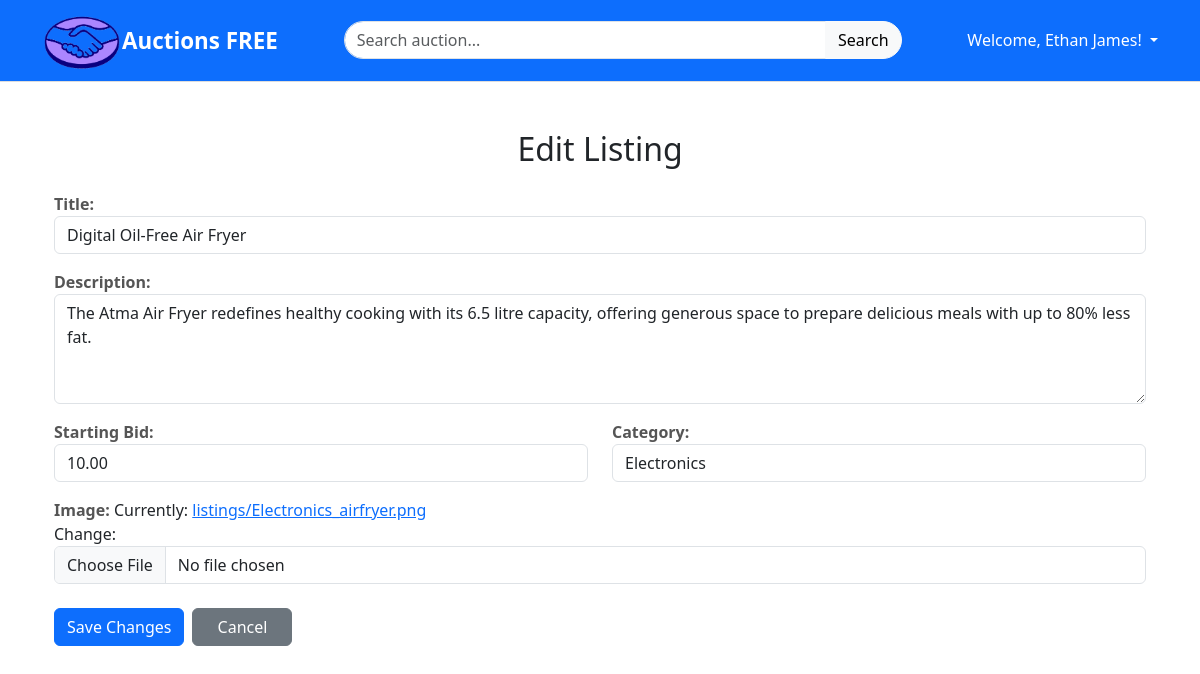
Page /listing/4/edit (signed in) on the committed database.
### auctions/models.py (models this page shows, shortened)
class User(AbstractUser):
    pass  # Additional fields can be added here in the future.

class AuctionListing(models.Model):
    title = models.CharField(max_length=100)  # Title of the auction listing
    description = models.TextField()  # Description of the auction listing
    starting_bid = models.DecimalField(max_digits=10, decimal_places=2)  # Starting bid amount
    current_bid = models.DecimalField(max_digits=10, decimal_places=2, null=True, blank=True)  # Current bid amount (optional)
    image = models.ImageField(upload_to='listings/', blank=False, null=False)
    category = models.ForeignKey(Category, on_delete=models.CASCADE, null=True, blank=True)  # Category of the listing (optional)
    active = models.BooleanField(default=True)  # Indicates if the listing is active
    owner = models.ForeignKey(User, on_delete=models.CASCADE, related_name="listings")  # Owner of the listing
    created_at = models.DateTimeField(auto_now_add=True)  # Timestamp for when the listing was created
    watchers = models.ManyToManyField(User, related_name="watchlist", blank=True)  # Users who are watching this listing
    winner = models.ForeignKey(User, null=True, blank=True, on_delete=models.SET_NULL, related_name='won_auctions')  # User who won the auction

### auctions/views.py (the view)
# urls.py: path("listing/<int:listing_id>/edit", views.edit_listing, name="edit_listing"),
@login_required
def edit_listing(request, listing_id):
    listing = get_object_or_404(AuctionListing, pk=listing_id)
    if request.user != listing.owner:
        return HttpResponseRedirect(reverse('listing_detail', args=[listing_id]))
    if request.method == "POST":
        form = AuctionListingForm(request.POST, instance=listing)
        if form.is_valid():
            form.save()
            return redirect('listing_detail', listing_id=listing.id)
    else:
        form = AuctionListingForm(instance=listing)
    return render(request, 'auctions/edit_listing.html', {'form': form, 'listing': listing})

### auctions/forms.py (shortened to what this page needs)
class AuctionListingForm(forms.ModelForm):
    class Meta:
        model = AuctionListing  # Specifies the model to use for this form
        fields = ['title', 'description', 'starting_bid', 'image', 'category']  # Fields to include in the form
        labels = {  # Labels for the form fields
            'title': 'Title',
            'description': 'Description',
            'starting_bid': 'Starting Bid',
            'image': 'Image',
            'category': 'Category',
        }
        widgets = {  # Customizes the widgets for the form fields
            'description': forms.Textarea(attrs={'rows': 4, 'cols': 40}),  # Sets the description field as a textarea with specified rows and columns
        }

### auctions/models.py (called while the page is built)
    def __str__(self):
        return self.name

### auctions/templatetags/form_tags.py (called while the page is built)
@register.filter(name='add_class')
def add_class(field, css_class):
    return field.as_widget(attrs={"class": css_class})

### auctions/templates/auctions/edit_listing.html (shortened to what this page needs)
{% extends "auctions/layout.html" %}
{% load form_tags %}
{% block body %}
<div class="container mt-5">
    <h2 class="text-center mb-4">Edit Listing</h2>
    <form action="{% url 'edit_listing' listing.id %}" method="POST" enctype="multipart/form-data" class="needs-validation" novalidate>
        <div class="form-group mb-3">
            {{ form.title.label_tag }}
            {{ form.title|add_class:"form-control" }}
        </div>
        <div class="form-group mb-3">
            {{ form.description.label_tag }}
            {{ form.description|add_class:"form-control" }}
        </div>
        <div class="row">
            <div class="col-md-6 form-group">
                {{ form.starting_bid.label_tag }}
                {{ form.starting_bid|add_class:"form-control" }}
            </div>
            <div class="col-md-6 form-group">
                {{ form.category.label_tag }}
                {{ form.category|add_class:"form-control" }}
            </div>
        </div>
        <div class="form-group md-3">
            {{ form.image.label_tag }}
            {{ form.image|add_class:"form-control" }}
        </div>
        <div class="mt-4 d-flex">
            <button type="submit" class="btn btn-primary me-2" style="min-width: 100px;">Save Changes</button>
            <a href="javascript:void(0);" onclick="history.back();" class="btn btn-secondary" style="min-width: 100px;">Cancel</a>
        </div>
    </form>
</div>
{% endblock %}

### auctions/templates/auctions/layout.html (shortened to what this page needs)
{% load static %}
<!DOCTYPE html>
<html lang="en">
<head>
    <link rel="stylesheet" href="https://cdnjs.cloudflare.com/ajax/libs/font-awesome/6.0.0-beta3/css/all.min.css">
    {% block css %}
    <link rel="stylesheet" href="{% static 'vendor/bootstrap/css/bootstrap.min.css' %}">
    <link href="{% static 'css/style.css' %}" rel="stylesheet">
    {% endblock %}
</head>
<body>
    <header class="bg-primary text-white p-2">
        <div class="container d-flex justify-content-between align-items-center">
            <div class="logo-container">
                <img class="logo" src="{% static 'logo/logo.png' %}" alt="Logo">
                <a href="{% url 'active_listings' %}" class="text-white logo-link" style="text-decoration: none;">Auctions FREE</a>
            </div>
            <div class="w-50">
                <form class="input-group" action="{% url 'search' %}" method="get">
                    <input type="text" name="query" class="form-control" placeholder="Search auction..." aria-label="Search">
                    <div class="input-group-append">
                        <button class="btn btn-light" type="submit">Search</button>
                    </div>
                </form>
            </div>
            <div class="d-flex align-items-center">
                {% if user.is_authenticated %}
                    <div class="dropdown">
                        <a class="nav-link dropdown-toggle text-white" href="#" id="userDropdown" role="button" data-bs-toggle="dropdown" aria-expanded="false">
                            Welcome, {{ user.username }}!
                        </a>
                    </div>
                {% else %}
                    <a href="{% url 'login' %}" class="text-white">Log In</a>
                    <span class="mx-1 text-white">|</span>
                    <a href="{% url 'register' %}" class="text-white">Sign Up</a>
                {% endif %}
            </div>
        </div>
    </header>
    <div class="container mt-4">
        {% block body %}
        {% endblock %}
    </div>
</body>
</html>

### auctions/static/css/style.css (style rules this page uses)
header, nav { border-bottom: 1px solid #ddd; }
header .input-group input { border-radius: 20px 0 0 20px; }
header .input-group button { border-radius: 0 20px 20px 0; }
.logo-container { display: flex; align-items: center; justify-content: center; }
.logo-link { font-weight: 600; text-decoration: none; font-size: 1.4rem; }
.logo { width: 80px; height: auto; }
.form-group { margin-bottom: 1rem; }
.form-group label { font-weight: bold; color: #555; }

### rows in the picture
User: username "Ethan James"
AuctionListing: title "Digital Oil-Free Air Fryer", description "The Atma Air Fryer redefines healthy cooking with its 6.5 litre capacity, offering generous space to prepare delicious meals with up to 80% less fat.", starting_bid "10.00", category "Electronics"
